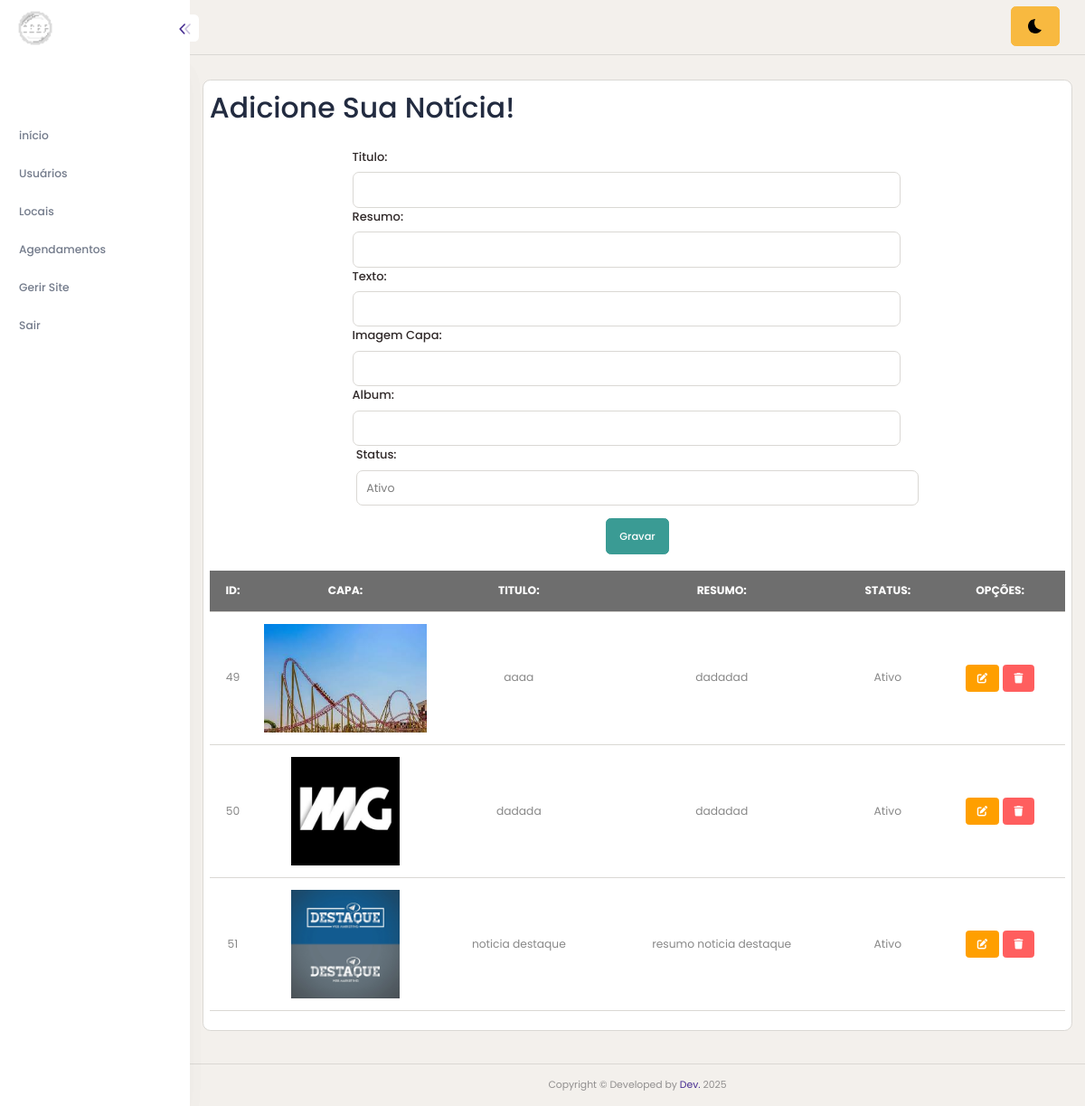
Screenshot of /projetoFinalAdmin/teste.php?id=49 with the database file from the repository.
### tables this page shows
CREATE TABLE `noticias` (
  `id` int(11) NOT NULL,
  `titulo` varchar(100) DEFAULT NULL,
  `resumo` varchar(254) DEFAULT NULL,
  `texto` text DEFAULT NULL,
  `status` tinyint(1) DEFAULT NULL,
  `imagem` text DEFAULT NULL,
  `destaque` tinyint(1) NOT NULL
);

### projetoFinalAdmin/teste.php (the view, shortened to what this page needs)
<!DOCTYPE html>
<html lang="pt-BR">
<head>
    <?php include("app-header.php"); ?>
    <link rel="stylesheet" href="https://cdnjs.cloudflare.com/ajax/libs/dropzone/5.9.3/min/dropzone.min.css" />
</head>
<body>
    <?php include("app-lateral.php"); ?>
    <div class="content-body" style="min-height: 899px;">
        <div class="container-fluid">
            <div class="row">
                <div class="card p-2">
                    <h1>Adicione Sua Notícia!</h1>
                    <div class="row mt-3 ">
                        <form action="noticias-acao.php" method="post" class="row">
                            <div class="offset-2 col-8">
                                <label for="titulo" class="form-label">Titulo:</label>
                                <input type="text" class="form-control" id="titulo" name="txtTitulo">
                            </div>
                            <div class="offset-2 col-8">
                                <label for="resumo" class="form-label">Resumo:</label>
                                <input type="text" class="form-control" id="resumo" name="txtResumo">
                            </div>
                            <div class="offset-2 col-8">
                                <label for="texto" class="form-label">Texto:</label>
                                <input type="text" class="form-control" id="texto" name="txtTexto">
                            </div>
                            <div class="offset-2 col-8">
                                <label for="imagem" class="form-label">Imagem Capa:</label>
                                <input type="text" class="form-control" id="imagem" name="txtImagem">
                            </div>
                            <div class="offset-2 col-8">
                                <label for="album" class="form-label">Album:</label>
                                <input type="text" class="form-control" id="album" name="txtAlbum">
                            </div>
                            <div class="offset-2 col-8">
                                <label for="status" class="form-label">Status:</label>
                                <select type="text" class="form-control" id="status" name="txtStatus">
                                    <option value="1" selected>Ativo</option>
                                </select>
                            </div>
                            <div class="col-12 text-center">
                                <input value="Gravar" type="submit" class="btn btn-success mt-3">
                            </div> <br>
                        </form>
                    </div> <br>
                    <div class="text-center">
                        <table class="table ">
                            <tr class="table-dark">
                                <th>ID:</th>
                                <th>CAPA:</th>
                                <th>TITULO:</th>
                                <th>RESUMO:</th>
                                <th>STATUS:</th>
                                <th>OPÇÕES:</th>
                            </tr>
                            <?php
                            $sql = $conn->prepare(" SELECT * from noticias;");
                            $sql->execute();
                            while ($dados = $sql->fetch()) {
                            ?>
                                <tr>
                                    <td>
                                        <?php echo $dados['id'] ?>
                                    </td>
                                    <td style="width: 150px;">
                                        <?php echo '<img src="' . ($dados['imagem'] ?? '') . '" class="imgBorda" height="120px">'; ?>
                                    </td>
                                    <td>
                                        <?php echo $dados['titulo'] ?>
                                    </td>
                                    <td>
                                        <?php echo $dados['resumo'] ?>
                                    </td>
                                    <td>
                                        <?php
                                        if ($dados['status'] == 1) {
                                            echo "Ativo";
                                        } else {
                                            echo "Bloqueado";
                                        };
                                        ?>
                                    </td>
                                    <td class="text-center">
                                        <a href="noticias-editar.php?id=<?php echo $dados['id']; ?>" class="btn btn-warning btn-sm"><i class="fa-solid fa-pen-to-square"></i></a>
                                        <a href="noticias-deletar.php?id=<?php echo $dados['id']; ?>" class="btn btn-danger btn-sm"><i class="fa-solid fa-trash"></i></a>
                                    </td>
                                </tr>
                            <?php } ?>
                        </table>
                    </div>
                </div>
            </div>
        </div>
    </div>
    <?php include("app-footer.php"); ?>
</body>
</html>

### rows the page displays
noticias: id "49", imagem (picture), titulo "aaaa", resumo "dadadad", status "Ativo"
noticias: id "50", imagem (picture), titulo "dadada", resumo "dadadad", status "Ativo"
noticias: id "51", imagem (picture), titulo "noticia destaque", resumo "resumo noticia destaque", status "Ativo"
